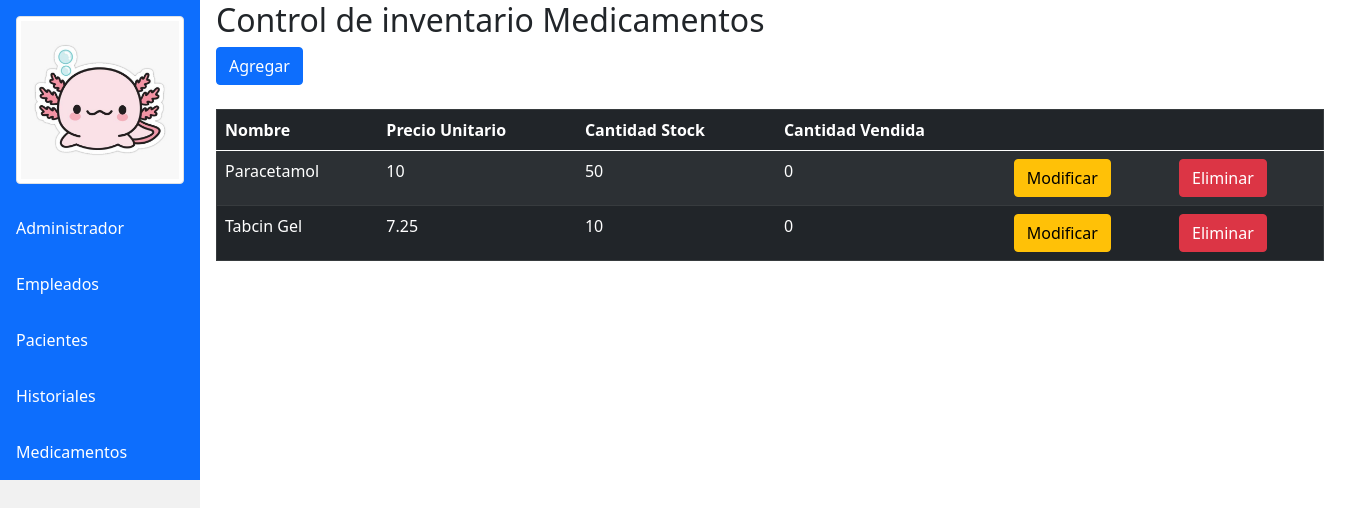
Screenshot of /index.php?c=medicamentos with the database file from the repository.
### tables this page shows
CREATE TABLE `medicamentos` (
  `id_medicamento` int NOT NULL AUTO_INCREMENT,
  `nombre_medicamento` varchar(45) DEFAULT NULL,
  `precio_u` double DEFAULT NULL,
  `cantidad_stock` int DEFAULT NULL,
  `cantidad_vendida` int DEFAULT NULL,
  PRIMARY KEY (`id_medicamento`)
);

### controllers/Medicamentos.php (called while the page is built, shortened)
<?php
	class MedicamentosController {
		public function __construct(){
			require_once "models/MedicamentosModel.php";
		}
		public function index(){
			$medicamentos = new Medicamentos_model();
			$data["titulo"] = "Control de inventario Medicamentos";
			$data["medicamentos"] = $medicamentos->get_medicamentos();
			require_once "views/medicamentos/medicamentos.php";
		}
	}
?>

### config/database.php (called while the page is built)
<?php
	class Conectar {
		public static function conexion(){
			$conexion = new mysqli("localhost", "root", "abc123", "db_clinica");
			return $conexion;
		}
	}
?>

### models/MedicamentosModel.php (called while the page is built, shortened)
<?php
	class Medicamentos_model {
		private $db;
		private $medicamentos;
		public function __construct(){
			$this->db = Conectar::conexion();
			$this->medicamentos = array();
		}
		public function get_medicamentos()
		{
			$sql = "SELECT *FROM medicamentos;";
			$resultado = $this->db->query($sql);
			while($row = $resultado->fetch_assoc())
			{
				$this->medicamentos[] = $row;
			}
			return $this->medicamentos;
		}
	}
?>

### views/medicamentos/medicamentos.php (the view, shortened to what this page needs)
<?php
require_once "views/Inicio.php";
?>
<!DOCTYPE html>
<html lang="es">
	<head>
        <link rel="stylesheet" href="https://cdn.jsdelivr.net/npm/bootstrap@5.0.2/dist/css/bootstrap.min.css">
	</head>
	<body>
		<div class="container content">
			<h2><?php echo $data["titulo"]; ?></h2>
			<a href="index.php?c=medicamentos&a=nuevo" class="btn btn-primary">Agregar</a>
			<br />
			<br />
			<div class="table-responsive">
				<table border="1" width="80%" class="table table-dark table-hover table-striped">
					<thead>
						<tr>
							<th>Nombre</th>
							<th>Precio Unitario</th>
							<th>Cantidad Stock</th>
							<th>Cantidad Vendida</th>
							<th></th>
							<th></th>
						</tr>
					</thead>
					<tbody>
						<?php
                            foreach($data["medicamentos"] as $dato) {
							echo "<tr>";
							echo "<td>".$dato["nombre_medicamento"]."</td>";
							echo "<td>".$dato["precio_u"]."</td>";
							echo "<td>".$dato["cantidad_stock"]."</td>";
							echo "<td>".$dato["cantidad_vendida"]."</td>";
							echo "<td><a href='index.php?c=medicamentos&a=modificar&id=".$dato["id_medicamento"]."' class='btn btn-warning'>Modificar</a></td>";
							echo "<td><a href='index.php?c=medicamentos&a=eliminar&id=".$dato["id_medicamento"]."' class='btn btn-danger'>Eliminar</a></td>";
							echo "</tr>";
						}
						?>
					</tbody>
				</table>
			</div>
		</div>
	</body>
</html>

### views/Inicio.php (style rules this page uses)
body { margin: 0; font-family: "Lato", sans-serif; }
div.content { margin-left: 200px; padding: 1px 16px; height: 1000px; }

### rows the page displays
medicamentos: nombre_medicamento "Paracetamol", precio_u "10", cantidad_stock "50", cantidad_vendida "0"
medicamentos: nombre_medicamento "Tabcin Gel", precio_u "7.25", cantidad_stock "10", cantidad_vendida "0"

### other values shown
$data["titulo"] "Control de inventario Medicamentos"
